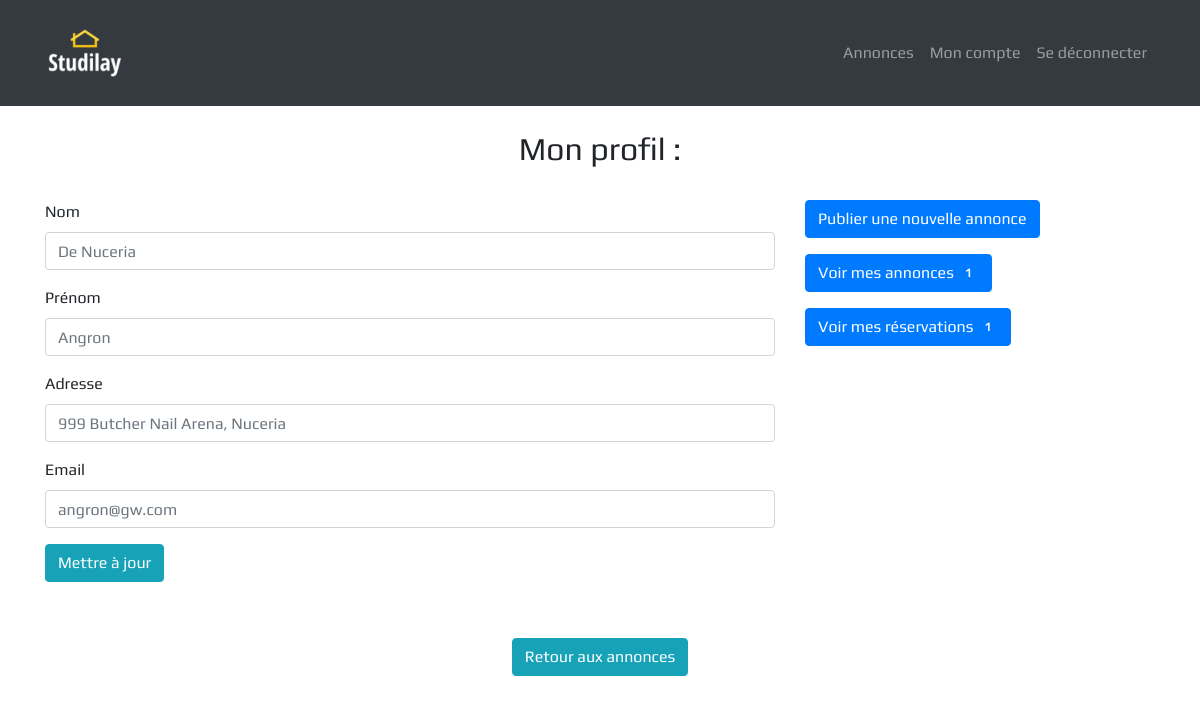
The page /profile.php (signed in) on the database its author committed.
### tables this page shows
CREATE TABLE `users` (
  `id` int(11) NOT NULL,
  `email` varchar(50) NOT NULL,
  `password` varchar(255) NOT NULL,
  `firstName` varchar(50) NOT NULL,
  `lastName` varchar(50) NOT NULL,
  `userAddress` varchar(255) NOT NULL
);

### profile.php (shortened to what this page needs)
<?php
    require ('inc/connect.php');
    require ('assets/head.php');
    include ('assets/nav.php');
    $user_id = $_SESSION['id'];
    $sql1 = $db->query("SELECT COUNT(*) FROM annonces WHERE author_article = $user_id");
    $compteur= $sql1->fetchColumn();
    $sql2 = $db->query("SELECT COUNT(*) FROM reservations WHERE id_user = $user_id");
    $compt= $sql2->fetchColumn();
    $sth = $db->prepare("SELECT * FROM users WHERE id = $user_id
    ");
    $sth->execute();
    $result = $sth->fetchAll(PDO::FETCH_ASSOC);
    foreach ($result as $userData =>$data){
?>
<section>
    <div class="container">
        <div class="row">
            <div class="col-md-12 text-center">
                <h2 class="py-4">Mon profil :</h2>
            </div>
            <div class="col-md-8">
                <form action="edit_user.php" method="post">
                    <div class="form-group">
                        <label for="exampleInputEmail">Nom</label>
                        <input type="text" class="form-control" name="nom" id="exampleInputEmail"
                            aria-describedby="emailHelp" placeholder="<?= $data['lastName']; ?>" value="">
                    </div>
                    <div class="form-group">
                        <label for="exampleInputPassword">Prénom</label>
                        <input type="text" name="prenom" class="form-control" id="exampleInputPassword"
                            placeholder="<?= $data['firstName']; ?>" value="">
                    </div>
                    <div class="form-group">
                        <label for="exampleInputEmail">Adresse </label>
                        <input type="text" class="form-control" name="adresse" id="exampleInputEmail"
                            aria-describedby="emailHelp" placeholder="<?= $data['userAddress']; ?>" value="">
                    </div>
                    <div class="form-group">
                        <label for="exampleInputEmail">Email</label>
                        <input type="email" class="form-control" name="email" id="exampleInputEmail"
                            aria-describedby="emailHelp" placeholder="<?= $data['email']; ?>">
                    </div>
                    <div class="row">
                        <div class="col-md-2">
                            <input type="submit" name="submit_update" class="btn btn-info" value="Mettre à jour">
                        </div>
                    </div>
                </form>
<?php
    }
 ?>
            </div>
            <div class="col-md-4">
                <a href="create_annonce.php" class="btn btn-primary mb-3">Publier une nouvelle annonce</a>
                <a href="#" class="btn btn-primary mb-3 <?php  if($compteur < 1){ echo 'disabled'; } ?>"
                    data-toggle="modal" data-target="#listingAnnonces">Voir mes annonces  <span class="badge badge-primary badge-pill"><?= $compteur; ?></span>
                    </a>
                <a href="#" class="btn btn-primary mb-3 <?php  if($compt < 1){ echo 'disabled'; } ?>"
                    data-toggle="modal" data-target="#listingResa">Voir mes réservations <span class="badge badge-primary badge-pill"><?= $compt; ?></span></a>
            </div>
            <div class="col-md-12 text-center pt-5 my-2">
                <a class="btn btn-info back" href="annonces.php">Retour aux annonces</a>
            </div>
        </div>
    </div>
</section>
<?php require ('assets/footer.php'); ?>

### assets/css/main.css (style rules this page uses)
* { margin: 0; padding: 0; text-decoration: none; font-family: "Play", sans-serif; }

### rows shown on the page
users: nom "De Nuceria", prenom "Angron", adresse "999 Butcher Nail Arena, Nuceria", email "angron@gw.com"

### other values the page prints
$compteur "1"
$compt "1"
